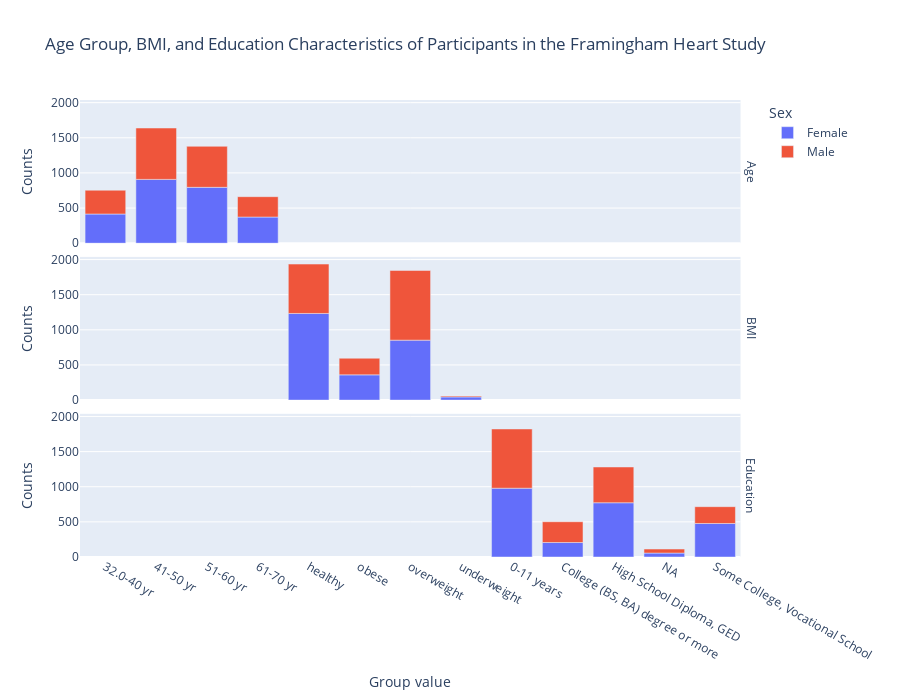

Notebook code cell kept with this figure:
### Code cell
# Plot the counts of these demographic characteristics among participants
# Reformat the dataframe before plotting
demo_df = pd.concat([pt_sex_age, pt_sex_bmi, pt_sex_edu], keys=['Age','BMI','Education'])
demo_df.reset_index(inplace=True)
demo_df = pd.melt(demo_df, id_vars=['level_0', 'level_1'], value_vars=['Female', 'Male'], ignore_index=False)
demo_df = demo_df.rename({'level_0':"Group type", 'level_1':'Group value', 'value':'Counts', 'SEX_GROUP':'Sex'}, axis="columns")

# Show bar plot of participant counts based on gender, age, BMI, and education group
demo_fig = px.bar(demo_df, x="Group value", y="Counts", color="Sex", facet_row="Group type",
                  width=900, height=700, title="Age Group, BMI, and Education Characteristics of Participants in the Framingham Heart Study")
demo_fig.for_each_annotation(lambda a: a.update(text=a.text.split("=")[-1]))
demo_fig.update_xaxes(matches='x')
demo_fig.show()

### Figure 1 — Plotly figure (JSON) as saved in the notebook; plotly's stock layout.template omitted (floating-point values rounded to 4 significant figures)
{"data": [{"alignmentgroup": "True", "hovertemplate": "Sex=Female<br>Group type=Age<br>Group value=%{x}<br>Counts=%{y}<extra></extra>", "legendgroup": "Female", "marker": {"color": "#636efa", "pattern": {"shape": ""}}, "name": "Female", "offsetgroup": "Female", "orientation": "v", "showlegend": true, "textposition": "auto", "type": "bar", "x": ["32.0-40 yr", "41-50 yr", "51-60 yr", "61-70 yr"], "xaxis": "x3", "y": [415, 908, 795, 372], "yaxis": "y3"}, {"alignmentgroup": "True", "hovertemplate": "Sex=Female<br>Group type=BMI<br>Group value=%{x}<br>Counts=%{y}<extra></extra>", "legendgroup": "Female", "marker": {"color": "#636efa", "pattern": {"shape": ""}}, "name": "Female", "offsetgroup": "Female", "orientation": "v", "showlegend": false, "textposition": "auto", "type": "bar", "x": ["healthy", "obese", "overweight", "underweight"], "xaxis": "x2", "y": [1233, 359, 853, 45], "yaxis": "y2"}, {"alignmentgroup": "True", "hovertemplate": "Sex=Female<br>Group type=Education<br>Group value=%{x}<br>Counts=%{y}<extra></extra>", "legendgroup": "Female", "marker": {"color": "#636efa", "pattern": {"shape": ""}}, "name": "Female", "offsetgroup": "Female", "orientation": "v", "showlegend": false, "textposition": "auto", "type": "bar", "x": ["0-11 years", "College (BS, BA) degree or more", "High School Diploma, GED", "NA", "Some College, Vocational School"], "xaxis": "x", "y": [979, 206, 772, 56, 477], "yaxis": "y"}, {"alignmentgroup": "True", "hovertemplate": "Sex=Male<br>Group type=Age<br>Group value=%{x}<br>Counts=%{y}<extra></extra>", "legendgroup": "Male", "marker": {"color": "#EF553B", "pattern": {"shape": ""}}, "name": "Male", "offsetgroup": "Male", "orientation": "v", "showlegend": true, "textposition": "auto", "type": "bar", "x": ["32.0-40 yr", "41-50 yr", "51-60 yr", "61-70 yr"], "xaxis": "x3", "y": [339, 731, 584, 290], "yaxis": "y3"}, {"alignmentgroup": "True", "hovertemplate": "Sex=Male<br>Group type=BMI<br>Group value=%{x}<br>Counts=%{y}<extra></extra>", "legendgroup": "Male", "marker": {"color": "#EF553B", "pattern": {"shape": ""}}, "name": "Male", "offsetgroup": "Male", "orientation": "v", "showlegend": false, "textposition": "auto", "type": "bar", "x": ["healthy", "obese", "overweight", "underweight"], "xaxis": "x2", "y": [703, 237, 992, 12], "yaxis": "y2"}, {"alignmentgroup": "True", "hovertemplate": "Sex=Male<br>Group type=Education<br>Group value=%{x}<br>Counts=%{y}<extra></extra>", "legendgroup": "Male", "marker": {"color": "#EF553B", "pattern": {"shape": ""}}, "name": "Male", "offsetgroup": "Male", "orientation": "v", "showlegend": false, "textposition": "auto", "type": "bar", "x": ["0-11 years", "College (BS, BA) degree or more", "High School Diploma, GED", "NA", "Some College, Vocational School"], "xaxis": "x", "y": [843, 296, 509, 57, 239], "yaxis": "y"}], "layout": {"annotations": [{"font": {}, "showarrow": false, "text": "Education", "textangle": 90, "x": 0.98, "xanchor": "left", "xref": "paper", "y": 0.1567, "yanchor": "middle", "yref": "paper"}, {"font": {}, "showarrow": false, "text": "BMI", "textangle": 90, "x": 0.98, "xanchor": "left", "xref": "paper", "y": 0.5, "yanchor": "middle", "yref": "paper"}, {"font": {}, "showarrow": false, "text": "Age", "textangle": 90, "x": 0.98, "xanchor": "left", "xref": "paper", "y": 0.8433, "yanchor": "middle", "yref": "paper"}], "barmode": "relative", "height": 700, "legend": {"title": {"text": "Sex"}, "tracegroupgap": 0}, "title": {"text": "Age Group, BMI, and Education Characteristics of Participants in the Framingham Heart Study"}, "width": 900, "xaxis": {"anchor": "y", "domain": [0, 0.98], "matches": "x", "title": {"text": "Group value"}}, "xaxis2": {"anchor": "y2", "domain": [0, 0.98], "matches": "x", "showticklabels": false}, "xaxis3": {"anchor": "y3", "domain": [0, 0.98], "matches": "x", "showticklabels": false}, "yaxis": {"anchor": "x", "domain": [0, 0.3133], "title": {"text": "Counts"}}, "yaxis2": {"anchor": "x2", "domain": [0.3433, 0.6567], "matches": "y", "title": {"text": "Counts"}}, "yaxis3": {"anchor": "x3", "domain": [0.6867, 1.0], "matches": "y", "title": {"text": "Counts"}}}}
